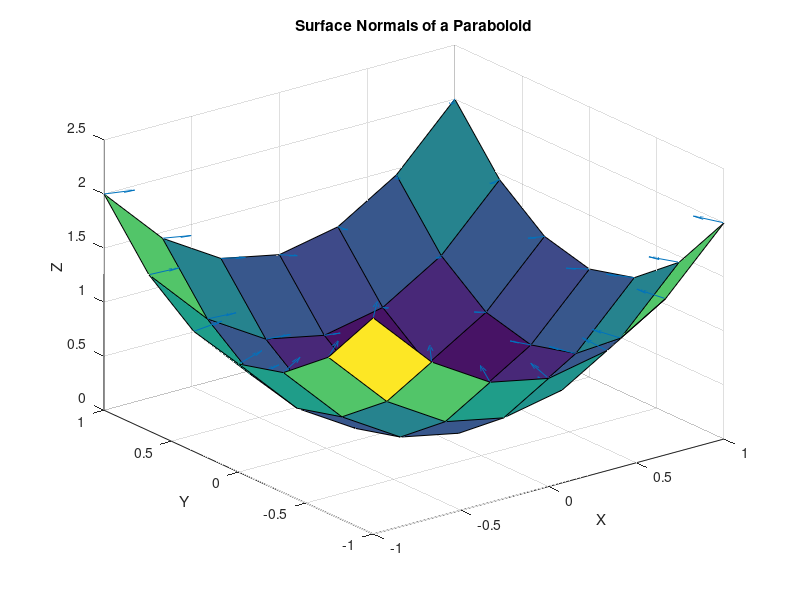

Recreate this plot in MATLAB.
% quiver3 - 3D vector field plot
% Unit normals drawn on a paraboloid surface.

[X, Y] = meshgrid(linspace(-1, 1, 7));
Z = X.^2 + Y.^2;
U = -2 * X;
V = -2 * Y;
W = ones(size(Z));
n = sqrt(U.^2 + V.^2 + W.^2);

figure;
surf(X, Y, Z);
hold on;
quiver3(X, Y, Z, U ./ n, V ./ n, W ./ n, 0.3);
hold off;
title('Surface Normals of a Paraboloid');
xlabel('X');
ylabel('Y');
zlabel('Z');
